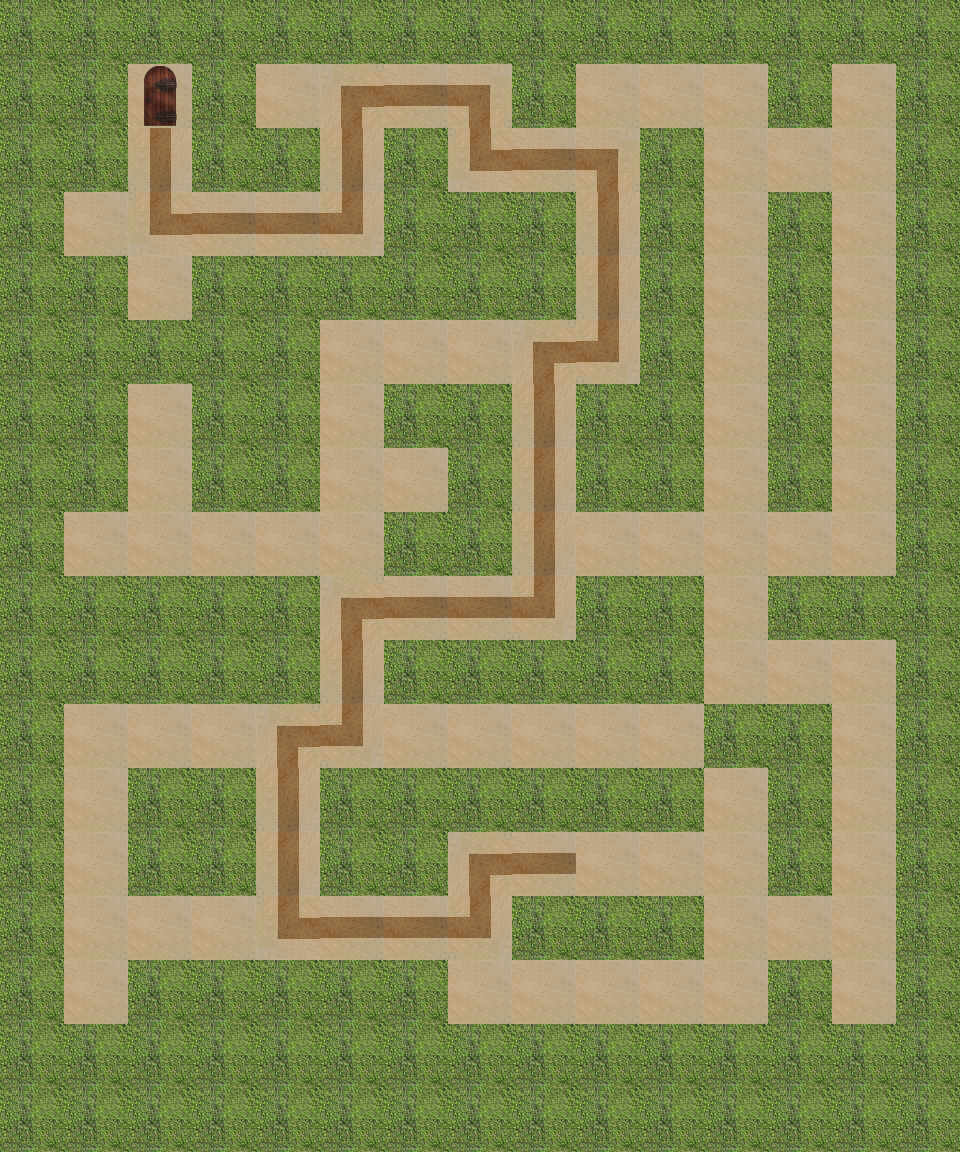

A 2D game scene composited from a Tiled map and its tileset images. What follows is a short description and the map's XML, with each tile layer's data collapsed to a summary:
An orthogonal 15x18 tile map with 64x64 px tiles, 4 tile layers (path, wall, hint, end), 1 hidden layer not drawn.

<map version="1.0" orientation="orthogonal" renderorder="right-down" width="15" height="18" tilewidth="64" tileheight="64">
 <properties>
  <property name="bestTimePossible" value="10.82" />
  <property name="viewSize" value="5" />
 </properties>
 <tileset firstgid="1" name="sandbush" tilewidth="64" tileheight="64">
  <image source="sandbush.png" width="256" height="192" />
 </tileset>
 <layer name="path" width="15" height="18">
  <data>[270 cells, 108 non-empty, 1 distinct tile ids]</data>
 </layer>
 <layer name="wall" width="15" height="18">
  <data>[270 cells, 163 non-empty, 1 distinct tile ids]</data>
 </layer>
 <layer name="hint" width="15" height="18">
  <data>[270 cells, 34 non-empty, 6 distinct tile ids]</data>
 </layer>
 <layer name="start" width="15" height="18" visible="0">
  <data>[270 cells, 1 non-empty, 1 distinct tile ids]</data>
 </layer>
 <layer name="end" width="15" height="18">
  <data>[270 cells, 1 non-empty, 1 distinct tile ids]</data>
 </layer>
</map>
